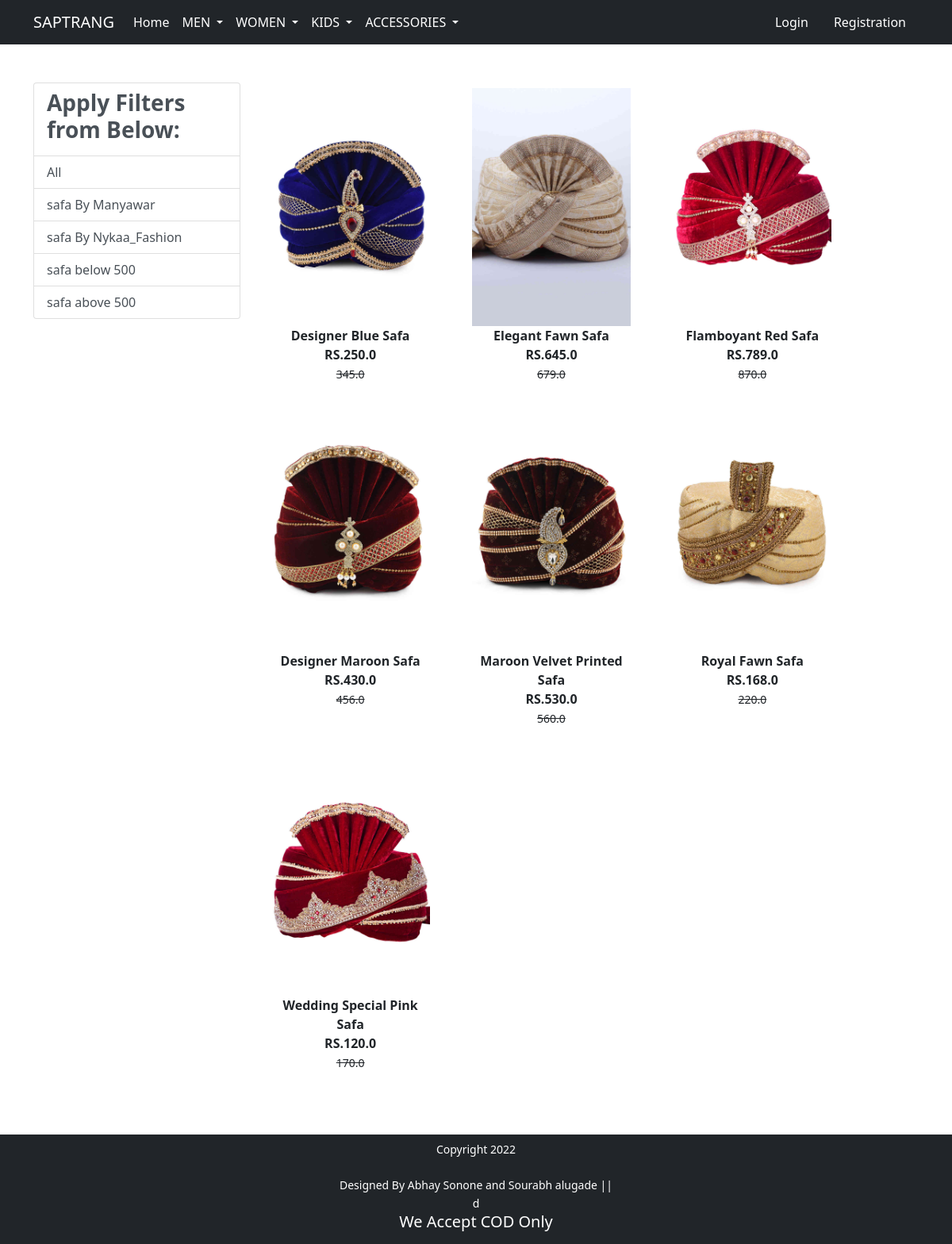
Screenshot of /safa/ with the database file from the repository.
### app/models.py (models this page shows, shortened)
class Product(models.Model):
    title =models.CharField(max_length=100)
    selling_price =models.FloatField()
    discounted_price = models.FloatField()
    description = models.TextField()
    brand = models.CharField(max_length=100)
    category= models.CharField(choices=CATEGORY_CHOICES,max_length=5)
    product_image = models.ImageField(upload_to ="productimg")

### app/views.py (the view)
# urls.py: path('safa/', views.safa, name='safa'),
def safa(request, data=None):
    totalitem=0
    if data == None:
        safa = Product.objects.filter(category='sf')
    elif data=='Manyawar' or data=='Nykaa_Fashion':
        safa = Product.objects.filter(category='sf').filter(brand=data)
    elif data=='below':
        safa=Product.objects.filter(category='sf').filter(discounted_price__lt=500)
    elif data=='above':
        safa=Product.objects.filter(category='sf').filter(discounted_price__gt=500)
    if request.user.is_authenticated:
         totalitem= len(Cart.objects.filter(user=request.user))
    return render(request, 'app/safa.html',{'safa':safa,'totalitem':totalitem})

### app/templates/app/safa.html (shortened to what this page needs)
{% extends 'app/base.html' %}
{% load static %}
{% block main-content %}
<body>
<div class="container my-5  ">
 <div class="row">
  <div class="col-sm-3">
    <div class="list-group">
        <a href="#" class="list-group-item
         list-group-item-action" aria-current="true" ><h3 class="fw-bold">Apply Filters from Below:</h3></a>
        <a href="{% url 'safa' %}" class="list-group-item
         list-group-item-action" aria-current="true">All</a>
         <a href="{% url 'safadata' 'Manyawar' %}" class="list-group-item
         list-group-item-action" aria-current="true">safa By Manyawar</a>
         <a href="{% url 'safadata' 'Nykaa_Fashion' %}" class="list-group-item
         list-group-item-action" aria-current="true">safa By Nykaa_Fashion</a>
         <a href="{% url 'safadata' 'below' %}" class="list-group-item
         list-group-item-action" aria-current="true">safa below 500</a>
         <a href="{% url 'safadata' 'above' %}" class="list-group-item
         list-group-item-action" aria-current="true">safa above 500</a>
    </div>
  </div>
  <div class="col-sm-8">
      <div class="row">
          {% for product in safa %}
           <div class="col-sm-4 text-center mb-4">
               <a href="{% url 'product-detail' product.id %}" class="btn">
                   <div class="item">
                       <img src="{{product.product_image.url}}" alt="" height="300" class="">
                       <div class="fw-bold">{{product.description}}</div>
                       <div class="fw-bold">RS.{{product.discounted_price}}</div>
                       <small class="fw-light text-decoration-line-through">{{product.selling_price}}</small>
                   </div>
                </a>
            </div>
            {% endfor %}
        </div>
  </div>
 </div>
</div>
</body>
{% endblock main-content %}

### rows the page displays
Product: product_image (picture), description "Designer Blue Safa", discounted_price "250.0", selling_price "345.0"
Product: product_image (picture), description "Elegant Fawn Safa", discounted_price "645.0", selling_price "679.0"
Product: product_image (picture), description "Flamboyant Red Safa", discounted_price "789.0", selling_price "870.0"
Product: product_image (picture), description "Designer Maroon Safa", discounted_price "430.0", selling_price "456.0"
Product: product_image (picture), description "Maroon Velvet Printed Safa", discounted_price "530.0", selling_price "560.0"
Product: product_image (picture), description "Royal Fawn Safa", discounted_price "168.0", selling_price "220.0"
Product: product_image (picture), description "Wedding Special Pink Safa", discounted_price "120.0", selling_price "170.0"
